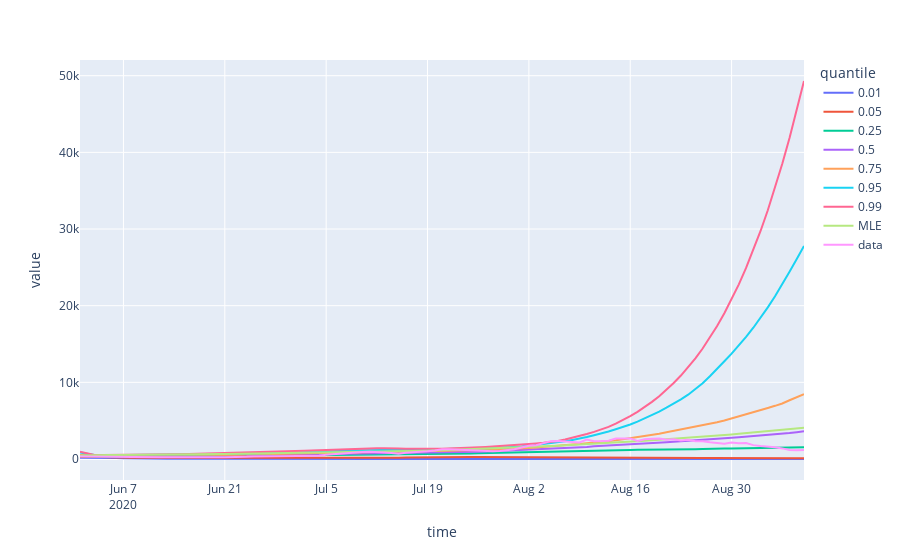

Notebook code for this chart:
### Code cell
#Using plotly

variable = "notification"
m = map_res.derived_outputs[variable]
fig = go.Figure()
fig = px.line(uncertainty_df[variable])
fig = fig.add_trace(go.Scatter(x = m.keys(), y = m, name = "MLE"))
fig = fig.add_trace(go.Scatter(x = notification_data[:101].keys(), y = notification_data[:101], name = "data"))
fig.show()
